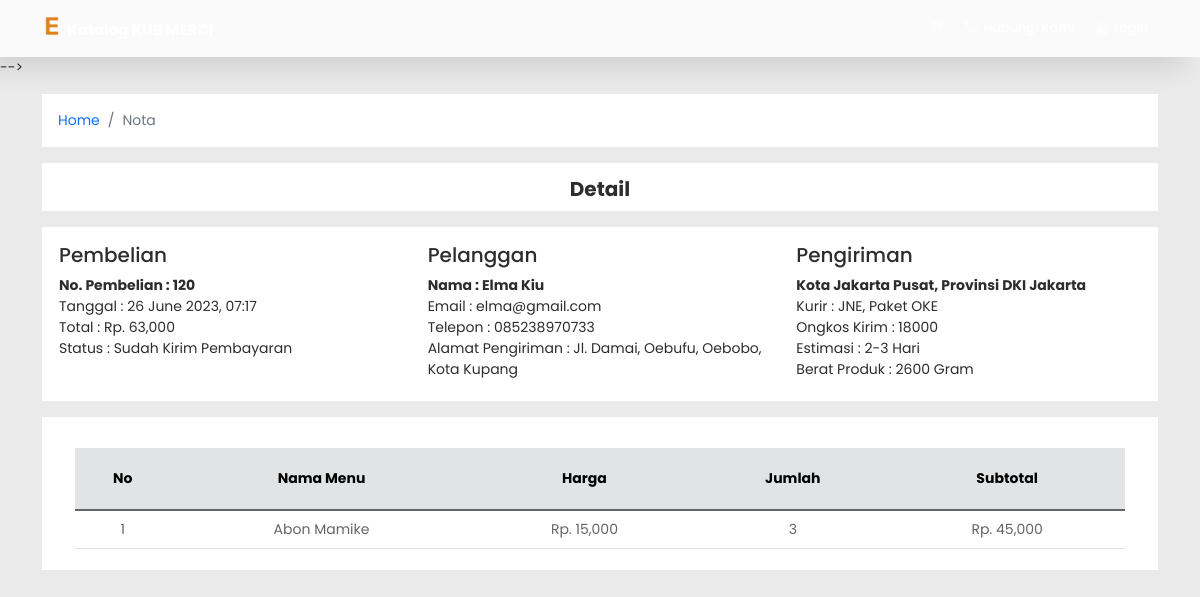
The page /admin/detailpembelian.php?id=120 (signed in) on the database as committed earlier.
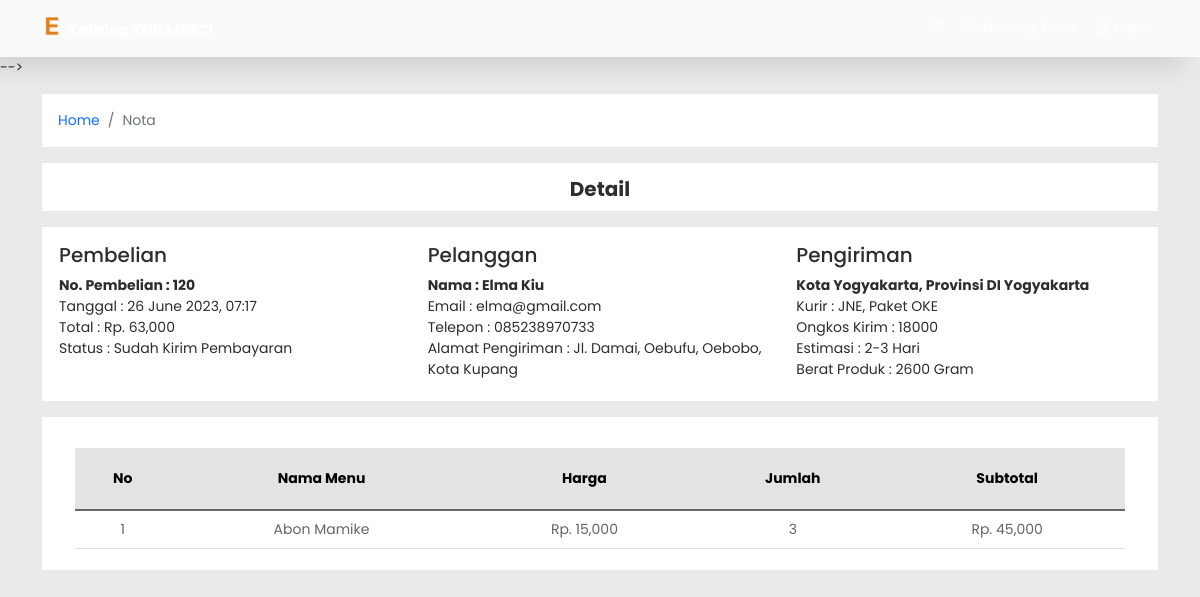
The same page on the database as committed later.
### tables this page shows
CREATE TABLE `pembelian` (
  `id_pembelian` int(11) NOT NULL,
  `id_pembeli` int(11) NOT NULL,
  `tgl_pembelian` timestamp NOT NULL DEFAULT current_timestamp(),
  `tgl_expired` timestamp NOT NULL DEFAULT current_timestamp(),
  `finaltotalbelanjabeli` int(11) NOT NULL,
  `ekspedisi` varchar(200) NOT NULL,
  `alamat_pengiriman` text NOT NULL,
  `status_pembelian` varchar(100) NOT NULL DEFAULT 'Pending',
  `resi_pengiriman` varchar(300) NOT NULL,
  `ongkir` int(11) NOT NULL,
  `provinsi` varchar(244) NOT NULL,
  `distrik` varchar(244) NOT NULL,
  `kodepos` varchar(244) NOT NULL,
  `tipe` varchar(244) NOT NULL,
  `paket` varchar(244) NOT NULL,
  `estimasi` varchar(244) NOT NULL,
  `total_berat` int(11) NOT NULL,
  `have_seen` tinyint(1) NOT NULL
);

CREATE TABLE `pembeli` (
  `id_pembeli` int(11) NOT NULL,
  `nama` varchar(500) NOT NULL,
  `alamat` text NOT NULL,
  `telepon` varchar(13) NOT NULL,
  `email` varchar(500) NOT NULL,
  `password` varchar(500) NOT NULL,
  `provinsi` varchar(244) NOT NULL,
  `distrik` varchar(244) NOT NULL,
  `tipe` varchar(244) NOT NULL,
  `kodepos` varchar(244) NOT NULL,
  `idd` varchar(244) NOT NULL
);

### www/admin/detailpembelian.php (the view, shortened to what this page needs)
<!doctype html>
<html lang="en">
<head>
    <link href="css/bootstrap.min.css" rel="stylesheet">
    <link href="css/style.css" rel="stylesheet">
    <link href="css/styleindex.css" rel="stylesheet">
    <link href="css/checkout.css" rel="stylesheet">
    <link href="css/styleDetailMenu.css" rel="stylesheet">
</head>
<body>
    <div class="container">
        <nav aria-label="breadcrumb" style="background-color: #FFF;" class="mt-3">
            <ol class="breadcrumb p-3">
                <li class="breadcrumb-item"><a href="index.php" class="text-decoration-none">Home</a></li>
                <li class="breadcrumb-item active" aria-current="page">Nota</li>
            </ol>
        </nav>
    </div>
    <div class="container">
        <div class="judul-kedai pt-4" style="background-color: #FFF; padding: 5px 10px;">
            <h5 class="daftar text-center" style="margin-top: -10px; margin-bottom: 5px; font-weight: bold;">Detail</h5>
        </div>
        <?php
        $koneksi->query("UPDATE pembelian SET have_seen = '1' WHERE id_pembelian =
                                '$_GET[id]'");
        $ambil = $koneksi->query("SELECT * FROM pembelian JOIN pembeli
		ON pembelian.id_pembeli=pembeli.id_pembeli
		WHERE pembelian.id_pembelian='$_GET[id]'");
        $detail = $ambil->fetch_assoc();
        ?>
    </div>
    <div class="container">
        <div class="row row-deskripsi-menu justify-content-center">
            <div class="col-md-4">
                <h5>Pembelian</h5>
                <strong>No. Pembelian : <?php echo $detail['id_pembelian']; ?></strong>
                <?php if ($detail['status_pembelian'] == "Pending") : ?>
                <p>
                    Tanggal : <?php echo date("d F Y, H:i", strtotime($detail['tgl_pembelian'])) ?><br>
                    Total : Rp. <?php echo number_format($detail['finaltotalbelanjabeli']); ?><br>
                    Expired : <?php echo date("d F Y, H:i", strtotime('+3 day', strtotime($detail['tgl_pembelian']))) ?><br>
                </p>
                <?php else : ?>
                <p>
                    Tanggal : <?php echo date("d F Y, H:i", strtotime($detail['tgl_pembelian'])) ?><br>
                    Total : Rp. <?php echo number_format($detail['finaltotalbelanjabeli']); ?><br>
                    Status : <?php echo $detail['status_pembelian']; ?><br>
                </p>
                <?php endif ?>
            </div>
            <div class="col-md-4">
                <h5>Pelanggan</h5>
                <strong>Nama : <?php echo $detail['nama']; ?></strong>
                <p>
                    Email : <?php echo $detail['email']; ?><br>
                    Telepon : <?php echo $detail['telepon']; ?><br>
                    Alamat Pengiriman : <?php echo $detail['alamat']; ?>
                </p>
            </div>
            <div class="col-md-4">
                <?php if ($detail['ekspedisi'] == "jne") : ?>
                <h5>Pengiriman</h5>
                <strong><?= $detail['tipe']; ?> <?= $detail['distrik']; ?>, Provinsi <?= $detail['provinsi']; ?></strong><br>
                Kurir : JNE, Paket <?= $detail['paket']; ?><br>
                Ongkos Kirim : <?php echo $detail['ongkir']; ?><br>
                Estimasi : <?php echo $detail['estimasi']; ?> Hari<br>
                Berat Produk : <?php echo $detail['total_berat']; ?> Gram<br>
                <?php endif ?>
            </div>
        </div>
    </div>
    <div class="container">
        <div class="row row-keranjang">
            <div class="col table-responsive mt-3 mx-3">
                <table class="table align-middle text-center table-hover">
                    <thead class="table-secondary">
                        <tr>
                            <th scope="col" class="th-header">No</th>
                            <th scope="col" class="th-header">Nama Menu</th>
                            <th scope="col" class="th-header">Harga</th>
                            <th scope="col" class="th-header">Jumlah</th>
                            <th scope="col" class="th-header">Subtotal</th>
                        </tr>
                    </thead>
                    <tbody class="table-group-divider align-middle">
                        <?php $nomor = 1; ?>
                        <?php
                        $ambil = $koneksi->query("SELECT * FROM pembelian_menu WHERE id_pembelian ='$_GET[id]'"); ?>
                        <?php
                        while ($pecah = $ambil->fetch_assoc()) { ?>
                            <tr>
                                <td><?php echo $nomor; ?></td>
                                <td><?php echo $pecah["nama"]; ?></td>
                                <td>Rp. <?php echo number_format($pecah["harga"]); ?></td>
                                <td><?php echo $pecah["jumlah"]; ?></td>
                                <td>Rp. <?php echo number_format($pecah["subharga"]); ?></td>
                            </tr>
                            <?php $nomor++; ?>
                        <?php } ?>
                    </tbody>
                </table>
            </div>
        </div>
    </div>
</body>
</html>

Rows that differ between the two databases and show on the page:
changed through a linked row, pembelian "Sudah Kirim Pembayaran": id_pembeli.distrik "Jakarta Pusat" → "Yogyakarta"; id_pembeli.provinsi "DKI Jakarta" → "DI Yogyakarta"
